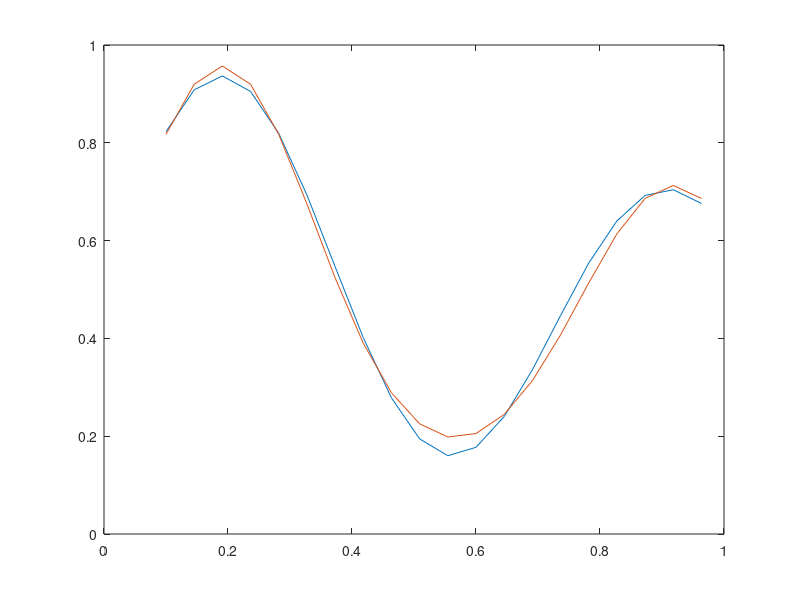

Here is the MATLAB script that generated this plot:
clc
clear
x = 0.1: 1/22: 1;
fx = ((1 + 0.6 * sin (2 * pi * x / 0.7)) + 0.3 * sin (2 * pi * x)) / 2;

max_vals = [0,0,0,0,0,0,0,0,0,0,0,0,0,0,0,0,0,0,0,0];
xs = [];
it = 1;
for i = 2:length(x)
    if fx(i-1) < fx(i)
        if fx(i+1) < fx(i)
            max_vals(i) = fx(i);
            xs(it) = x(i);
            it = it + 1;
        end
    end
end

c1 = xs(1);
r1 = 0.15;
c2 = xs(2);
r2 = 0.15;

w1 = rand();
w2 = rand();
b = rand();

for iii = 1:100
    for i = 1:length(x)
        fi1=exp(-(x(i)-c1)^2/(2*r1*r1));
        fi2=exp(-(x(i)-c2)^2/(2*r2*r2));

        y = fi1*w1+fi2*w2+b;

        e = fx(i) - y;

        w1=w1+e*fi1*0.2;
        w2=w2+e*fi2*0.2;
        b=b+e*0.2;
    end
end
yy = [];
for i = 1:length(x)
    fi1=exp(-(x(i)-c1)^2/(2*r1*r1));
    fi2=exp(-(x(i)-c2)^2/(2*r2*r2));
    yy(i) = fi1*w1+fi2*w2+b;
end
plot(x,fx,x,yy);